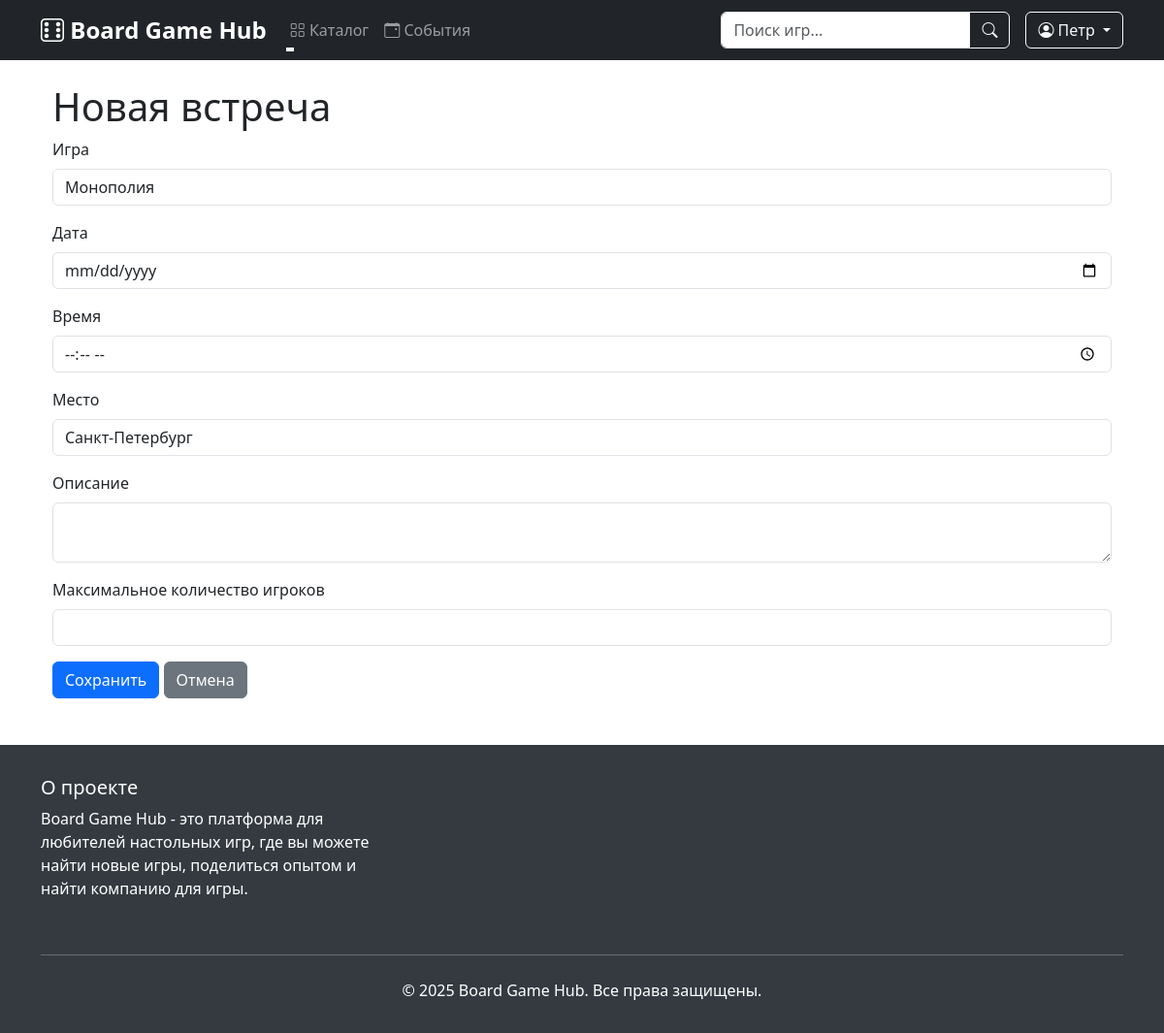
/game_sessions/new (signed in), run on an earlier commit of the app's database.
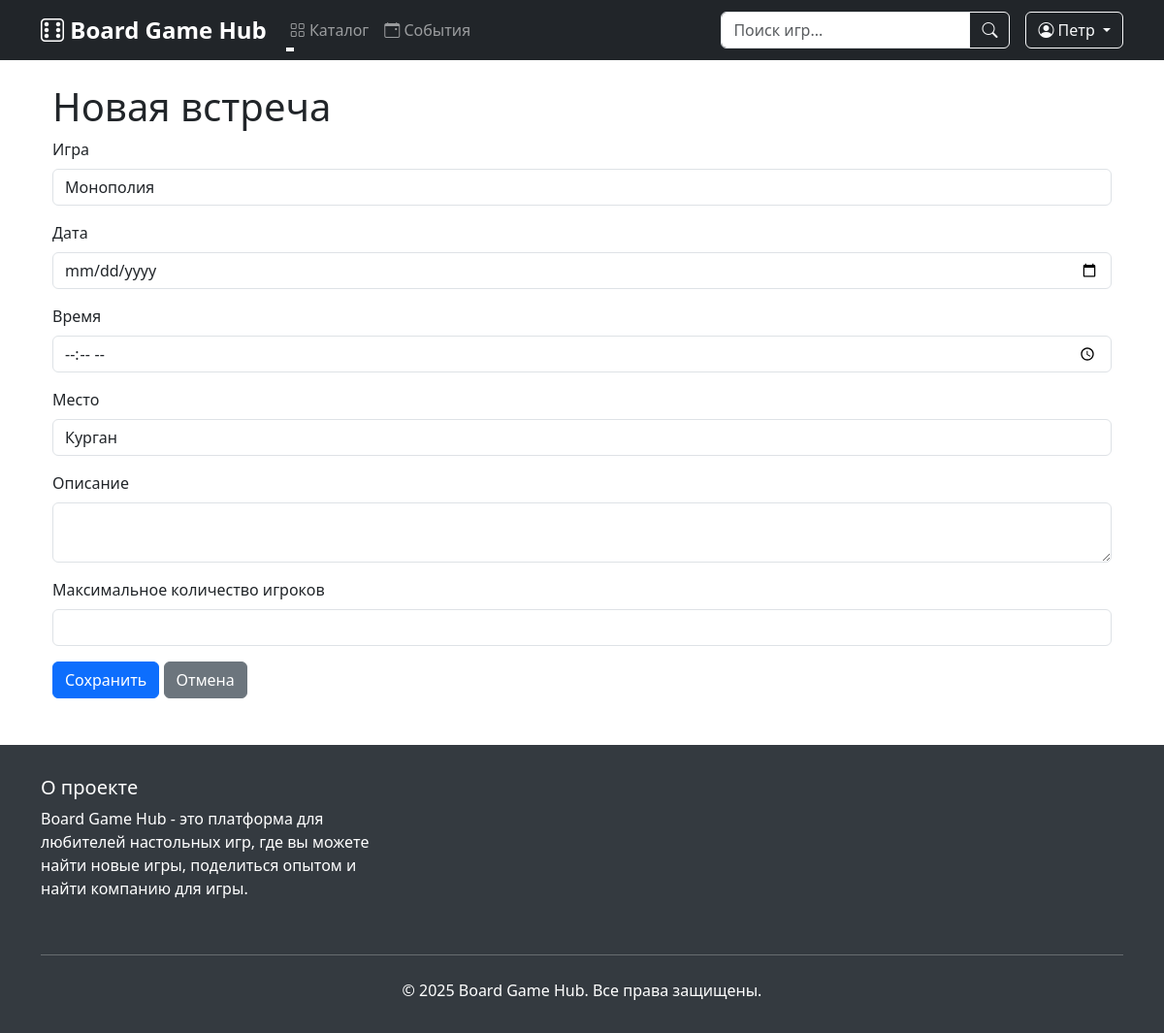
And on a later commit of the database.
### data/users.py (models this page shows, shortened)
class User(SqlAlchemyBase, UserMixin):
    __tablename__ = 'users'
    id = sqlalchemy.Column(sqlalchemy.Integer, primary_key=True, autoincrement=True)
    surname = sqlalchemy.Column(sqlalchemy.String, nullable=True)
    name = sqlalchemy.Column(sqlalchemy.String, nullable=True)
    age = sqlalchemy.Column(sqlalchemy.Integer, nullable=True)
    favorite_genres = sqlalchemy.Column(sqlalchemy.String, nullable=True)
    location = sqlalchemy.Column(sqlalchemy.String, nullable=True)
    email = sqlalchemy.Column(sqlalchemy.String, unique=True, index=True, nullable=True)
    hashed_password = sqlalchemy.Column(sqlalchemy.String, nullable=True)
    added_games = orm.relationship("Game", back_populates="user")
    created_sessions = orm.relationship("GameSession", back_populates="creator")
    reviews = orm.relationship('Review', back_populates='user')

### main.py (the view, shortened to what this page needs)
@app.route('/game_sessions/new', methods=['GET', 'POST'])
@login_required
def game_session_new():
    form = GameSessionForm()
    db_sess = db_session.create_session()
    try:
        games = db_sess.query(Game).all()
        form.game.choices = [(g.id, g.title) for g in games]
        if request.method == "GET":
            form.location.data = current_user.location or ""
    except Exception as e:
        db_sess.rollback()
        flash(f'Ошибка при создании встречи: {str(e)}', 'danger')
    finally:
        db_sess.close()
    return render_template('game_session_form.html',
                           title='Новая встреча',
                           form=form)

### forms/game_session.py
class GameSessionForm(FlaskForm):
    game = SelectField('Игра', coerce=int, validators=[DataRequired()])
    date = DateField('Дата', format='%Y-%m-%d', validators=[DataRequired()])
    time = TimeField('Время', format='%H:%M', validators=[DataRequired()])
    location = StringField('Место', validators=[DataRequired()])
    description = TextAreaField('Описание', validators=[DataRequired()])
    max_players = IntegerField('Максимальное количество игроков', validators=[DataRequired()])
    submit = SubmitField('Сохранить')

### data/db_session.py (called while the page is built)
def create_session() -> Session:
    global __factory
    return __factory()

### main.py (called while the page is built)
@login_manager.user_loader
def load_user(user_id):
    db_sess = db_session.create_session()
    user = db_sess.get(User, user_id)
    db_sess.close()
    return user

@app.context_processor
def utility_processor():
    def get_unique_genres():
        db_sess = db_session.create_session()
        try:
            genres = db_sess.query(Game.genre).distinct().all()
            return [genre[0] for genre in genres if genre[0]]
        finally:
            db_sess.close()
    return dict(get_unique_genres=get_unique_genres)

### templates/game_session_form.html (shortened to what this page needs)
{% extends "base.html" %}
{% block content %}
<div class="container mt-4">
    <h1>{{ title }}</h1>
    <form action="" method="post">
        <div class="mb-3">
            <label for="game" class="form-label">{{ form.game.label }}</label>
            {{ form.game(class="form-control") }}
        </div>
        <div class="mb-3">
            <label for="date" class="form-label">{{ form.date.label }}</label>
            {{ form.date(class="form-control", type="date") }}
        </div>
        <div class="mb-3">
            <label for="time" class="form-label">{{ form.time.label }}</label>
            {{ form.time(class="form-control", type="time") }}
        </div>
        <div class="mb-3">
            <label for="location" class="form-label">{{ form.location.label }}</label>
            {{ form.location(class="form-control") }}
        </div>
        <div class="mb-3">
            <label for="description" class="form-label">{{ form.description.label }}</label>
            {{ form.description(class="form-control") }}
        </div>
        <div class="mb-3">
            <label for="max_players" class="form-label">{{ form.max_players.label }}</label>
            {{ form.max_players(class="form-control", type="number", min="2") }}
        </div>
        {{ form.submit(type="submit", class="btn btn-primary") }}
        <a href="{{ url_for('game_sessions') }}" class="btn btn-secondary">Отмена</a>
    </form>
</div>
{% endblock %}

### templates/base.html (shortened to what this page needs)
<!DOCTYPE html>
<html lang="ru">
<head>
    <link href="https://cdn.jsdelivr.net/npm/bootstrap@5.3.0/dist/css/bootstrap.min.css" rel="stylesheet">
    <link rel="stylesheet" href="https://cdn.jsdelivr.net/npm/bootstrap-icons@1.7.2/font/bootstrap-icons.css">
    <link rel="stylesheet" href="https://cdnjs.cloudflare.com/ajax/libs/font-awesome/6.5.1/css/all.min.css">
    <link rel="stylesheet" href="{{ url_for('static', filename='css/notifications.css') }}">
</head>
<body>
    <nav class="navbar navbar-expand-lg navbar-dark bg-dark sticky-top">
        <div class="container">
            <a class="navbar-brand" href="{{ url_for('index') }}">
                <i class="bi bi-dice-6"></i> Board Game Hub
            </a>
            <div class="collapse navbar-collapse" id="navbarNav">
                <ul class="navbar-nav me-auto">
                    <li class="nav-item dropdown">
                        <a class="nav-link dropdown-toggle" href="#" role="button" data-bs-toggle="dropdown">
                            <i class="bi bi-grid"></i> Каталог
                        </a>
                    </li>
                    <li class="nav-item">
                        <a class="nav-link" href="{{ url_for('game_sessions') }}">
                            <i class="bi bi-calendar-event"></i> События
                        </a>
                    </li>
                </ul>
                <form class="d-flex me-3" action="{{ url_for('index') }}" method="get">
                    <div class="input-group">
                        <input class="form-control" type="search" name="search" placeholder="Поиск игр..."
                               aria-label="Search" value="{{ request.args.get('search', '') }}">
                        <button class="btn btn-outline-light" type="submit">
                            <i class="bi bi-search"></i>
                        </button>
                    </div>
                </form>
                <div class="d-flex">
                    {% if current_user.is_authenticated %}
                        <div class="dropdown">
                            <button class="btn btn-outline-light dropdown-toggle" type="button" data-bs-toggle="dropdown">
                                <i class="bi bi-person-circle"></i> {{ current_user.name }}
                            </button>
                        </div>
                    {% endif %}
                </div>
            </div>
        </div>
    </nav>
    <div class="container mt-4">
        {% block content %}{% endblock %}
    </div>
    <footer class="footer">
        <div class="container">
            <div class="row">
                <div class="col-md-4 mb-3">
                    <h5>О проекте</h5>
                    <p>Board Game Hub - это платформа для любителей настольных игр, где вы можете найти новые игры,
                       поделиться опытом и найти компанию для игры.</p>
                </div>
            </div>
            <hr class="mt-4 mb-4">
            <div class="text-center">
                <p class="mb-0">© 2025 Board Game Hub. Все права защищены.</p>
            </div>
        </div>
    </footer>
</body>
</html>

What changed in the data, as far as the page shows it:
changed User "Петр": location "Санкт-Петербург" → "Курган"
